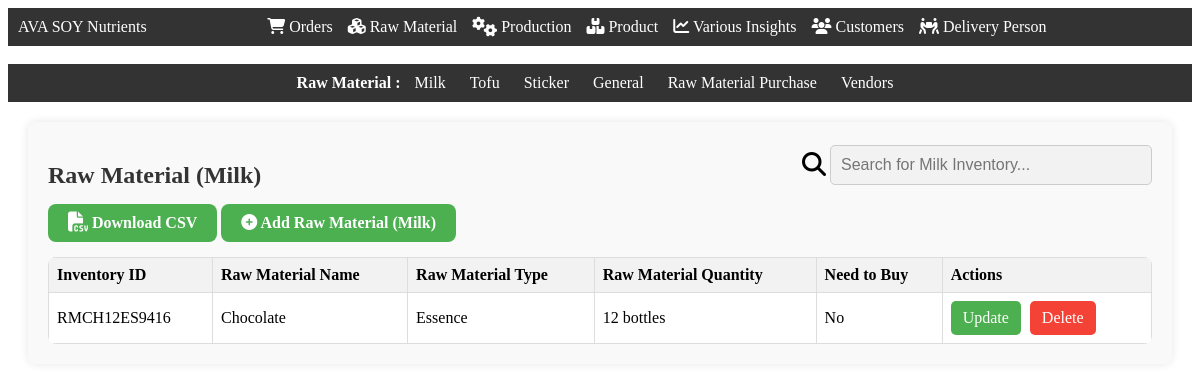
/inventory_milk (signed in), run on the app's committed database.
### app.py (models this page shows)
class Inventory_Milk(db.Model):
    Inventory_Milk_Id = db.Column(db.String(60), primary_key=True)
    Milk_Inventory_type = db.Column(db.Enum('Essence', 'Color'))
    Milk_Inventory_name = db.Column(db.String(255))
    Milk_Inventory_quantity = db.Column(db.Integer)

### app.py (the view)
@app.route('/inventory_milk', methods=["GET", "POST"])
def inventory_milk():
    if session['LoggedIn']==True and (session['Designation']=="Admin" or  session['Designation']=="Production Manager"):
        inventory_milk_item = Inventory_Milk.query.all()
        return render_template('inventory_milk.html', inventory_milk_items=inventory_milk_item)

### templates/inventory_milk.html (shortened to what this page needs)
<!DOCTYPE html>
<html lang="en">
<head>
    <link rel="stylesheet" href="{{ url_for('static', filename='css/navbar.css') }}">
    <link rel="stylesheet" href="https://cdnjs.cloudflare.com/ajax/libs/font-awesome/6.5.1/css/all.min.css" />
</head>
<body>
    <div class="navbar">
        <div class="navbar-left">AVA SOY Nutrients</div>
        <div class="navbar-center">
            <a href="/orders"><i class="fa-solid fa-cart-shopping"></i> Orders</a>
            <a href="/inventory"><i class="fa-solid fa-cubes"></i> Raw Material</a>
            <a href="/production"><i class="fa-solid fa-gears fa-lg"></i> Production</a>
            <a href="/product"><i class="fa-solid fa-boxes-stacked"></i> Product</a>
            <a href="/variousinsights"><i class="fa-solid fa-chart-line"></i> Various Insights</a>
            <a href="/customers"><i class="fa-solid fa-users"></i> Customers</a>
            <a href="/delivery_person"><i class="fa-solid fa-people-carry-box"></i> Delivery Person</a>
        </div>
    </div>
<br>
<div class="second-navbar">
    <b>Raw Material : </b>
    <a href="/inventory_milk">Milk</a>
    <a href="/inventory_tofu">Tofu</a>
    <a href="/sticker">Sticker</a>
    <a href="/inventory_general">General</a>
    <a href="/inventory_purchase">Raw Material Purchase</a>
    <a href="/raw_material_vendor">Vendors</a>
</div>
<div class="container">
    <div class="row" style="display: flex; justify-content: space-between; align-items: center;">
        <h2>Raw Material (Milk)</h2>
        <div class="search-container">
            <i class="fa-solid fa-magnifying-glass fa-xl"></i>
            <input type="text" id="searchInput" onkeyup="searchFunction()" placeholder="Search for Milk Inventory...">
        </div>
    </div>
    <a href="/download_inventory_milk_csv" class="add-item-btn"><i class="fa-solid fa-file-csv fa-lg"></i><b> Download CSV</b></a>
    <a href="/open_add_inventory_milk" class="add-item-btn"><i class="fa-solid fa-circle-plus"></i><b> Add Raw Material (Milk)</b></a>
    {% if inventory_milk_items|length == 0  %}
        <div class="alert" role="alert">
            <i class="fa-solid fa-face-sad-tear fa-lg"></i>
            No Raw Material (Milk) found. Please add new Raw Material (Milk)!
        </div>
    {% else %}
    <table>
        <thead>
            <tr>
                <th>Inventory ID</th>
                <th>Raw Material Name</th>
                <th>Raw Material Type</th>
                <th>Raw Material Quantity</th>
                <th>Need to Buy</th>
                <th>Actions</th>
            </tr>
        </thead>
        <tbody>
            {% for item in inventory_milk_items %}
                <tr>
                    <td>{{ item.Inventory_Milk_Id }}</td>
                    <td>{{ item.Milk_Inventory_name }}</td>
                    <td>{{ item.Milk_Inventory_type }}</td>
                    <td>{{ item.Milk_Inventory_quantity }} {{ "bottles" if item.Milk_Inventory_type=="Essence"else "gms"}}</td>
                    <td>{{ ("Yes" if item.Milk_Inventory_quantity <= 5 else "No") if item.Milk_Inventory_type=="Essence" else ("Yes" if item.Milk_Inventory_quantity <= 100 else "No") }}</td>
                    <td class="action-cell">
                        <a href="/open_update_inventory_milk/{{ item.Inventory_Milk_Id }}" class="action-btn btn-success">Update</a>
                        <a href="#" onclick="confirmDelete('{{ item.Inventory_Milk_Id }}');" class="action-btn btn-danger">Delete</a>
                    </td>
                </tr>
            {% endfor %}
        </tbody>
    </table>
    {% endif %}
</div>
</body>
</html>

### static/css/navbar.css (style rules this page uses)
.navbar { background-color: #333; color: white; display: flex; justify-content: space-between; align-items: center; padding: 10px; }
.navbar-center { flex: 1; display: flex; justify-content: center; }
.navbar-center a { color: white; text-decoration: none; margin-right: 15px; }
.search-container { margin-bottom: 15px; }
.search-container input[type=text] { width: 300px; padding: 10px; border: 1px solid #ccc; border-radius: 5px; font-size: 16px; background-color: #f2f2f2; }

### templates/inventory_milk.html (style rules this page uses)
.container { margin: 20px; padding: 20px; border-radius: 8px; background-color: #f9f9f9; box-shadow: 0 0 10px rgba(0, 0, 0, 0.1); }
h2 { font-size: 24px; margin-bottom: 15px; color: #333; }
table { width: 100%; border-collapse: collapse; background-color: #fff; border-radius: 8px; overflow: hidden; }
table th, table td { border: 1px solid #ddd; padding: 8px; text-align: left; }
thead { background-color: #f2f2f2; }
.add-item-btn { background-color: #4CAF50; border: none; color: white; padding: 10px 20px; text-align: center; text-decoration: none; font-size: 16px; margin-bottom: 15px; cursor: pointer; border-radius: 8px; display: inline-block; transition: background-color 0.3s ease; }
.action-btn { display: inline-block; padding: 8px 12px; margin-right: 5px; border-radius: 5px; text-decoration: none; transition: background-color 0.3s ease; }
.btn-success { background-color: #4CAF50; color: white; }
.btn-danger { background-color: #f44336; color: white; }
.second-navbar { background-color: #333; color: #fff; text-align: center; padding: 10px 0; }
.second-navbar a { color: #fff; text-decoration: none; margin: 0 10px; }

### data on the page
Inventory_Milk: Inventory_Milk_Id "RMCH12ES9416", Milk_Inventory_name "Chocolate", Milk_Inventory_type "Essence", Milk_Inventory_quantity "12", Milk_Inventory_type "bottles", Milk_Inventory_type+Milk_Inventory_quantity "No"
